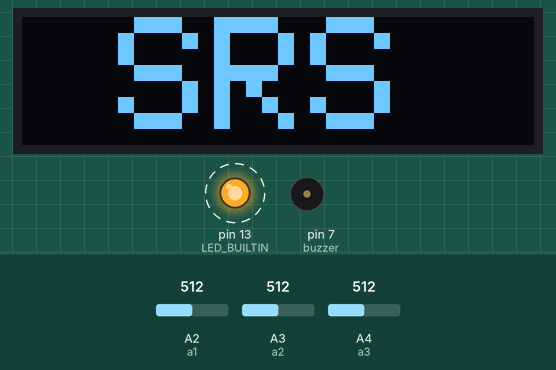
Recording of a sketch running on a simulated Arduino Uno, built with avr-gcc and run on an emulated ATmega328P. On the bench: 128×32 one-colour display, output pins drawn as LEDs (lit = HIGH), buzzer (waves = sounding). Dashed ring = blinking. The inputs (shaded band) are chosen by the test bench; at power-on: A2 (a1) = 512, A3 (a2) = 512, A4 (a3) = 512.

Above: at 4.1 s.
At 6.7 s:
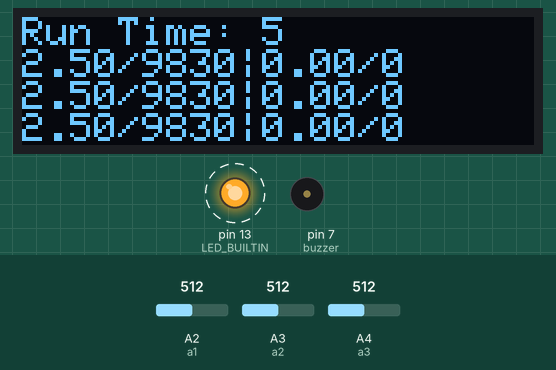
6.8 s: A2 (a1) set to 716
At 10.0 s:
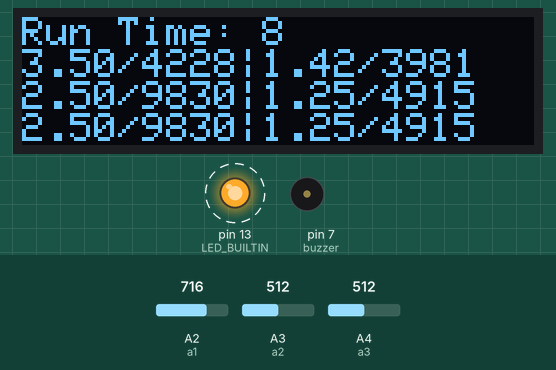
10.8 s: A3 (a2) set to 716
At 16.0 s:
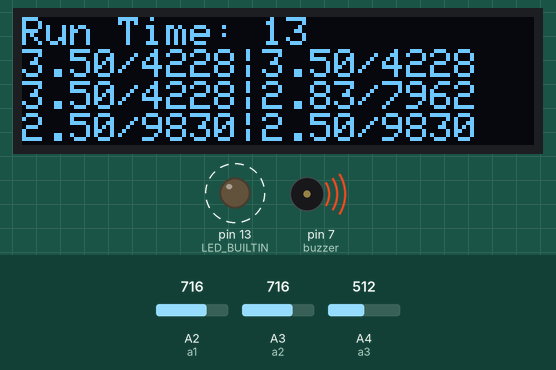
Timing chart, 0 to 24.7 s (numbered marks = the images above; inputs shaded):
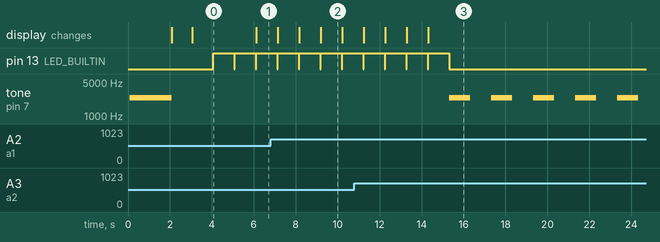

The sketch:

resvolt.ino
```cpp
#include <SPI.h>
#include <Wire.h>
#include <Adafruit_GFX.h>
#include <Adafruit_SSD1306.h>

#define SCREEN_WIDTH 128 // OLED display width, in pixels
#define SCREEN_HEIGHT 32 // OLED display height, in pixels

#define OLED_RESET -1 // Reset pin # (or -1 if sharing Arduino reset pin)
Adafruit_SSD1306 display(SCREEN_WIDTH, SCREEN_HEIGHT, &Wire, OLED_RESET);

int a1 = 2;
int a2 = 3;
int a3 = 4;
int raw1, raw2, raw3 = 0;
int Vin = 5;
long timer = 0;
long waktu = 10000;
float Vout1, Vout2, Vout3 = 0;
float R11 = 9830;
float R12 = 9830;
float R13 = 9830;
float R21, R22, R23 = 0;
float buffer1, buffer2, buffer3 = 0;
boolean lanjut = true;

const int rAC11 = 6;
const int rAC12 = 6;
const int rAC13 = 6;
const int rAC21 = 6;
const int rAC22 = 6;
const int rAC23 = 6;
float rAB11[rAC11];
float rAB21[rAC21];
float rAB12[rAC12];
float rAB22[rAC22];
float rAB13[rAC13];
float rAB23[rAC23];
int nRA11, nRA21, nRA12, nRA22, nRA13, nRA23;
float rAH11, rAH21, rAH12, rAH22, rAH13, rAH23;

int buzzerSound = 2345;

#define buzzer 7

void setup()
{
  Serial.begin(9600);
  pinMode(LED_BUILTIN, OUTPUT);
  pinMode(buzzer, OUTPUT);
  if (!display.begin(SSD1306_SWITCHCAPVCC, 0x3C))
  { // Address 0x3C for 128x32
    for (;;)
      ; // Don't proceed, loop forever
  }
  display.begin();
  display.clearDisplay();
  display.setCursor(0, 0);
  display.setTextSize(4);
  display.setTextColor(SSD1306_WHITE);
  display.println(" SRS");
  display.display();
  tone(buzzer, buzzerSound);
  delay(2000);
  noTone(buzzer);
  display.invertDisplay(true);
  delay(1000);
  display.invertDisplay(false);
  delay(1000);
}

void buzz(){
    tone(buzzer, buzzerSound);
    delay(1000);
    noTone(buzzer);
    delay(1000);
}

void loop()
{
  raw1 = analogRead(a1);
  raw2 = analogRead(a2);
  raw3 = analogRead(a3);
  if (raw1 && raw2 && raw3)
  {
    digitalWrite(LED_BUILTIN, HIGH);
    buffer1 = raw1 * Vin;
    Vout1 = (buffer1) / 1024.0;
    buffer1 = (Vin / Vout1) - 1;
    R21 = R11 * buffer1;

    buffer2 = raw2 * Vin;
    Vout2 = (buffer2) / 1024.0;
    buffer2 = (Vin / Vout2) - 1;
    R22 = R12 * buffer2;

    buffer3 = raw3 * Vin;
    Vout3 = (buffer3) / 1024.0;
    buffer3 = (Vin / Vout3) - 1;
    R23 = R13 * buffer3;
    //    Serial.print("Vout: ");
    //    Serial.println(Vout1);
    //    Serial.print("R2: ");
    //    Serial.println(R21);
    //    Serial.println(millis());
    delay(1000);
    digitalWrite(LED_BUILTIN, LOW);
  }
  if (Vout1 >= 1 && Vout2 >= 1 && Vout3 >= 1 && lanjut) {
    timer = millis() + waktu;
    lanjut = false;
  }
  else if (Vout1 >= 1 && Vout2 >= 1 && Vout3 >= 1 && millis() >= timer) {
    digitalWrite(LED_BUILTIN, LOW);
    for (int i = 0; i < 10; ++i)
    {
      buzz();
    }
    noTone(buzzer);
    delay(2125000);
  } else if (Vout1 >= 1 && Vout2 >= 1 && Vout3 >= 1 &&  millis() <= timer ) {

    //A1
    rAB11[nRA11++] = Vout1;
    if (nRA11 >= rAC11)
    {
      nRA11 = 0;
    }
    rAH11 = 0;
    for (int i = 0; i < rAC11; ++i)
    {
      rAH11 += rAB11[i];
    }
    rAH11 /= rAC11;
    rAB21[nRA21++] = R21;
    if (nRA21 >= rAC21)
    {
      nRA21 = 0;
    }
    rAH21 = 0;
    for (int i = 0; i < rAC21; ++i)
    {
      rAH21 += rAB21[i];
    }
    rAH21 /= rAC21;

    //A2
    rAB12[nRA12++] = Vout2;
    if (nRA12 >= rAC12)
    {
      nRA12 = 0;
    }
    rAH12 = 0;
    for (int i = 0; i < rAC12; ++i)
    {
      rAH12 += rAB12[i];
    }
    rAH12 /= rAC12;
    rAB22[nRA22++] = R22;
    if (nRA22 >= rAC22)
    {
      nRA22 = 0;
    }
    rAH22 = 0;
    for (int i = 0; i < rAC22; ++i)
    {
      rAH22 += rAB22[i];
    }
    rAH22 /= rAC22;

    //A3
    rAB13[nRA13++] = Vout3;
    if (nRA13 >= rAC13)
    {
      nRA13 = 0;
    }
    rAH13 = 0;
    for (int i = 0; i < rAC13; ++i)
    {
      rAH13 += rAB13[i];
    }
    rAH13 /= rAC13;
    rAB23[nRA23++] = R23;
    if (nRA23 >= rAC23)
    {
      nRA23 = 0;
    }
    rAH23 = 0;
    for (int i = 0; i < rAC23; ++i)
    {
      rAH23 += rAB23[i];
    }
    rAH23 /= rAC23;
  }

  display.display();
  display.clearDisplay();
  display.setCursor(0, 0);
  display.setTextSize(1);
  display.setTextColor(SSD1306_WHITE);

  display.print("Run Time: ");
  display.println(millis() / 1000);

  display.print(Vout1);
  display.print("/");
  int r11 = R21;
  display.print(r11);
  display.print("|");
  int r21 = rAH21;
  display.print(rAH11);
  display.print("/");
  display.println(r21);

  display.print(Vout2);
  display.print("/");
  int r12 = R22;
  display.print(r12);
  display.print("|");
  int r22 = rAH22;
  display.print(rAH12);
  display.print("/");
  display.println(r22);

  display.print(Vout3);
  display.print("/");
  int r13 = R23;
  display.print(r13);
  display.print("|");
  int r23 = rAH23;
  display.print(rAH13);
  display.print("/");
  display.println(r23);

}
```

Measured:
- by itself, pin 13 (LED_BUILTIN): alternates HIGH for 1.0 s and LOW for 0.02 s, 9 changes in all, then stays LOW
- what the display in image 0 shows lasts 3.0 s, from 3.1 s to 6.1 s
- what the display in image 2 shows lasts 1.0 s, from 9.2 s to 10.2 s
